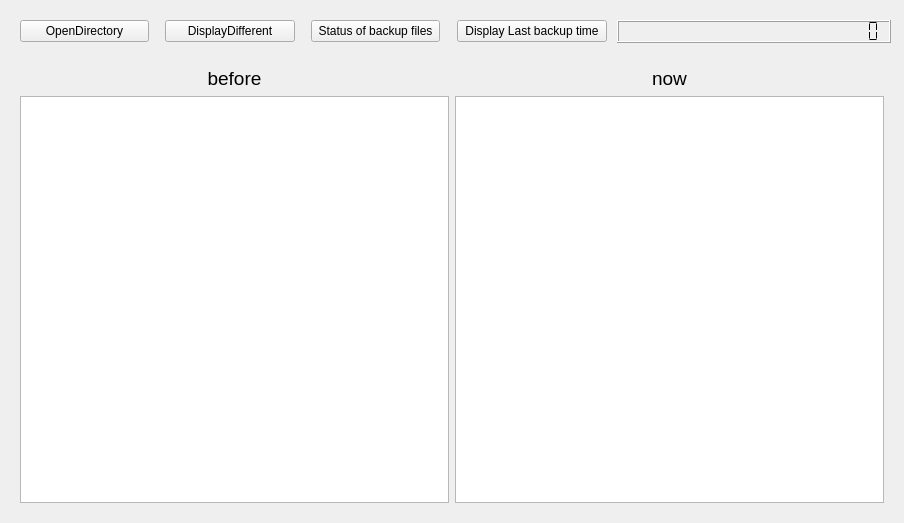
<?xml version="1.0" encoding="UTF-8"?>
<ui version="4.0">
 <class>MyWidget</class>
 <widget class="QWidget" name="MyWidget">
  <property name="geometry">
   <rect>
    <x>0</x>
    <y>0</y>
    <width>904</width>
    <height>523</height>
   </rect>
  </property>
  <property name="windowTitle">
   <string>MyWidget</string>
  </property>
  <layout class="QGridLayout" name="gridLayout_2">
   <item row="0" column="0">
    <widget class="QWidget" name="widget" native="true">
     <layout class="QHBoxLayout" name="horizontalLayout">
      <item>
       <widget class="QPushButton" name="pushButton">
        <property name="text">
         <string>OpenDirectory</string>
        </property>
       </widget>
      </item>
      <item>
       <spacer name="horizontalSpacer">
        <property name="orientation">
         <enum>Qt::Horizontal</enum>
        </property>
        <property name="sizeType">
         <enum>QSizePolicy::Fixed</enum>
        </property>
        <property name="sizeHint" stdset="0">
         <size>
          <width>10</width>
          <height>20</height>
         </size>
        </property>
       </spacer>
      </item>
      <item>
       <widget class="QPushButton" name="pushButton_2">
        <property name="text">
         <string>DisplayDifferent</string>
        </property>
       </widget>
      </item>
      <item>
       <spacer name="horizontalSpacer_2">
        <property name="orientation">
         <enum>Qt::Horizontal</enum>
        </property>
        <property name="sizeType">
         <enum>QSizePolicy::Fixed</enum>
        </property>
        <property name="sizeHint" stdset="0">
         <size>
          <width>10</width>
          <height>20</height>
         </size>
        </property>
       </spacer>
      </item>
      <item>
       <widget class="QPushButton" name="pushButton_3">
        <property name="text">
         <string>Status of backup files</string>
        </property>
       </widget>
      </item>
     </layout>
    </widget>
   </item>
   <item row="1" column="0" colspan="2">
    <widget class="QWidget" name="widget_2" native="true">
     <layout class="QGridLayout" name="gridLayout">
      <item row="1" column="1">
       <widget class="QTreeView" name="treeView_2"/>
      </item>
      <item row="0" column="1">
       <widget class="QLabel" name="label_3">
        <property name="font">
         <font>
          <pointsize>14</pointsize>
         </font>
        </property>
        <property name="text">
         <string>now</string>
        </property>
        <property name="alignment">
         <set>Qt::AlignCenter</set>
        </property>
       </widget>
      </item>
      <item row="1" column="0">
       <widget class="QTreeView" name="treeView"/>
      </item>
      <item row="0" column="0">
       <widget class="QLabel" name="label_2">
        <property name="font">
         <font>
          <pointsize>14</pointsize>
         </font>
        </property>
        <property name="text">
         <string>before</string>
        </property>
        <property name="alignment">
         <set>Qt::AlignCenter</set>
        </property>
       </widget>
      </item>
     </layout>
    </widget>
   </item>
   <item row="0" column="1">
    <widget class="QWidget" name="widget_3" native="true">
     <layout class="QHBoxLayout" name="horizontalLayout_2">
      <property name="spacing">
       <number>2</number>
      </property>
      <property name="leftMargin">
       <number>2</number>
      </property>
      <property name="rightMargin">
       <number>2</number>
      </property>
      <property name="bottomMargin">
       <number>9</number>
      </property>
      <item>
       <widget class="QPushButton" name="pushButton_4">
        <property name="maximumSize">
         <size>
          <width>150</width>
          <height>16777215</height>
         </size>
        </property>
        <property name="layoutDirection">
         <enum>Qt::RightToLeft</enum>
        </property>
        <property name="text">
         <string>Display Last backup time</string>
        </property>
       </widget>
      </item>
      <item>
       <spacer name="horizontalSpacer_3">
        <property name="orientation">
         <enum>Qt::Horizontal</enum>
        </property>
        <property name="sizeType">
         <enum>QSizePolicy::Fixed</enum>
        </property>
        <property name="sizeHint" stdset="0">
         <size>
          <width>8</width>
          <height>20</height>
         </size>
        </property>
       </spacer>
      </item>
      <item>
       <widget class="QLCDNumber" name="lcdNumber">
        <property name="sizeIncrement">
         <size>
          <width>10</width>
          <height>10</height>
         </size>
        </property>
        <property name="font">
         <font>
          <pointsize>11</pointsize>
         </font>
        </property>
        <property name="layoutDirection">
         <enum>Qt::LeftToRight</enum>
        </property>
        <property name="frameShape">
         <enum>QFrame::Box</enum>
        </property>
        <property name="lineWidth">
         <number>1</number>
        </property>
        <property name="digitCount">
         <number>25</number>
        </property>
        <property name="segmentStyle">
         <enum>QLCDNumber::Flat</enum>
        </property>
       </widget>
      </item>
     </layout>
    </widget>
   </item>
  </layout>
 </widget>
 <resources/>
 <connections/>
</ui>
